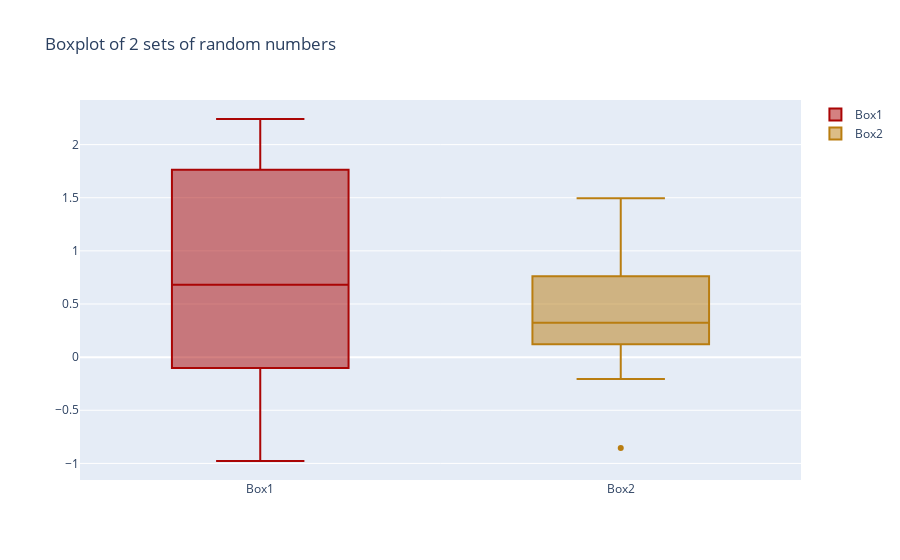

This figure's notebook cell:
### Code cell
np.random.seed(0) # Set seed for reproducibility
n = 10
r1 = np.random.randn(n)
r2 = np.random.randn(n)

trace0 = go.Box(
    y=r1,
    name = 'Box1',
    marker = dict(
        color = '#AA0505',
    )
)
trace1 = go.Box(
    y=r2,
    name = 'Box2',
    marker = dict(
        color = '#B97D10',
    )
)
data = [trace0, trace1]
layout = go.Layout(title = "Boxplot of 2 sets of random numbers")
fig = go.Figure(data= data, layout=layout)
iplot(fig)

### Figure 1 — Plotly figure (JSON) as saved in the notebook; plotly's stock layout.template omitted (floating-point values rounded to 4 significant figures)
{"data": [{"marker": {"color": "#AA0505"}, "name": "Box1", "type": "box", "y": [1.764, 0.4002, 0.9787, 2.241, 1.868, -0.9773, 0.9501, -0.1514, -0.1032, 0.4106]}, {"marker": {"color": "#B97D10"}, "name": "Box2", "type": "box", "y": [0.144, 1.454, 0.761, 0.1217, 0.4439, 0.3337, 1.494, -0.2052, 0.3131, -0.8541]}], "layout": {"title": {"text": "Boxplot of 2 sets of random numbers"}}}
